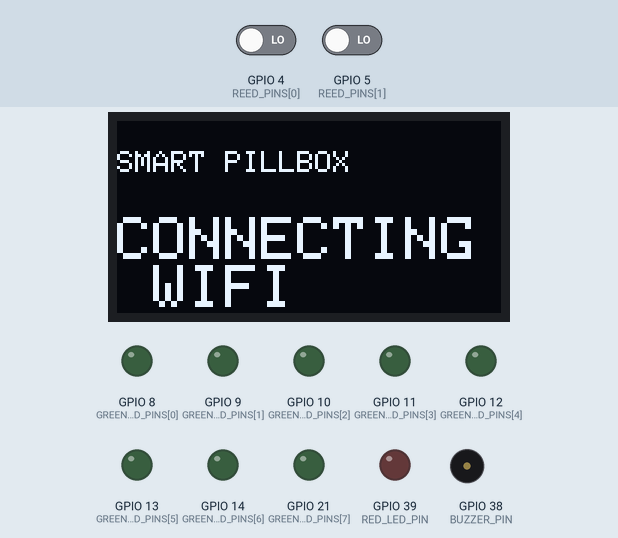
Recording of a sketch running on a simulated ESP32-S3. Shown: 128×64 one-colour display, output pins drawn as LEDs (lit = HIGH), buzzer (waves = sounding). Inputs (shaded band) come from the test bench; at power-on: GPIO 4 (REED_PINS[0]) LOW, GPIO 5 (REED_PINS[1]) LOW. WiFi joins after 1.5 s; servers stay silent unless stated; uploads are accepted with an empty reply; what the sketch prints to the serial monitor is not drawn.

Above: at 2.3 s.
2.4 s: GPIO 4 (REED_PINS[0]) driven HIGH
At 3.1 s:
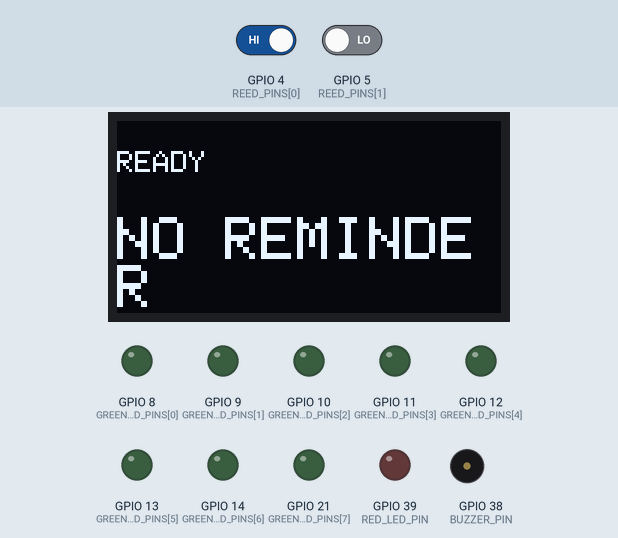
4.1 s: GPIO 4 (REED_PINS[0]) driven LOW
Timing chart, 0 to 7.1 s (numbered marks = the images above; inputs shaded):
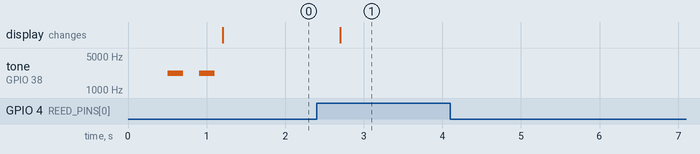

Measured:
- after the input at 4.1 s, every drawn part: stays the same

The sketch:

smart_pillbox_demo.ino
```cpp
/*
  Smart Pillbox AI - ESP32-S3 hardware MVP

  Required Arduino libraries:
  - ArduinoJson 7.x
  - Adafruit GFX Library
  - Adafruit SSD1306

  Copy config.example.h to config.h and update Wi-Fi/server settings first.
  Verify the GPIO map against the exact ESP32-S3 DevKitC board before wiring.
*/

#include <Adafruit_GFX.h>
#include <Adafruit_SSD1306.h>
#include <ArduinoJson.h>
#include <HTTPClient.h>
#include <WiFi.h>
#include <Wire.h>

#include "config.h"

constexpr uint8_t SLOT_COUNT = 8;
// Require a reed state to remain unchanged long enough to reject contact
// bounce and brief magnetic-field fluctuations around the lid threshold.
constexpr unsigned long DEBOUNCE_MS = 300;
constexpr unsigned long STATE_POLL_MS = 1500;
constexpr unsigned long TELEMETRY_UPLOAD_MS = 10000;
constexpr unsigned long WIFI_RETRY_MS = 5000;
constexpr unsigned long WIFI_CONNECT_TIMEOUT_MS = 20000;
constexpr unsigned long HTTP_TIMEOUT_MS = 1500;
constexpr unsigned long WRONG_WARNING_MS = 2000;
constexpr unsigned long TEMP_MESSAGE_MS = 2000;
constexpr uint8_t MAX_UPLOAD_ATTEMPTS = 3;
constexpr uint8_t EVENT_QUEUE_SIZE = 12;

// Safe defaults for a common ESP32-S3 DevKitC-1. Change only this block.
const uint8_t REED_PINS[SLOT_COUNT] = {4, 5, 6, 7, 15, 16, 17, 18};
const uint8_t GREEN_LED_PINS[SLOT_COUNT] = {8, 9, 10, 11, 12, 13, 14, 21};
// The physical demo currently uses Slot 1 and Slot 2.
const bool SLOT_ENABLED[SLOT_COUNT] = {
  true, true, false, false, false, false, false, false
};
constexpr uint8_t BUZZER_PIN = 38;
constexpr uint8_t RED_LED_PIN = 39;
constexpr uint8_t OLED_SDA_PIN = 41;
constexpr uint8_t OLED_SCL_PIN = 42;
constexpr unsigned int BUZZER_TONE_HZ = 2200;

// Most 3.3 V reed modules output LOW while the lid magnet is close.
// Change this one value to HIGH if Serial Monitor proves your module is inverted.
// This module drives DO HIGH when the lid magnet is present (lid closed).
constexpr int REED_CLOSED_LEVEL = HIGH;

constexpr uint8_t SCREEN_WIDTH = 128;
constexpr uint8_t SCREEN_HEIGHT = 64;
Adafruit_SSD1306 display(SCREEN_WIDTH, SCREEN_HEIGHT, &Wire, -1);

struct QueuedEvent {
  uint8_t slotId;
  String eventType;
  uint8_t attempts;
  unsigned long nextAttemptAt;
  bool correctSlot;
};

bool rawOpenState[SLOT_COUNT];
bool stableOpenState[SLOT_COUNT];
unsigned long rawChangedAt[SLOT_COUNT];

QueuedEvent eventQueue[EVENT_QUEUE_SIZE];
uint8_t queueHead = 0;
uint8_t queueTail = 0;
uint8_t queueCount = 0;

bool oledReady = false;
bool reminderActive = false;
uint8_t activeSlot = 0;
uint8_t reminderStage = 0;
uint8_t locallyAcknowledgedSlot = 0;
unsigned long lastStatePollAt = 0;
unsigned long lastTelemetryUploadAt = 0;
unsigned long lastWifiAttemptAt = 0;
bool wifiConnectionInProgress = false;
unsigned long wrongWarningStartedAt = 0;
unsigned long temporaryMessageUntil = 0;

String stateEndpoint() {
  return String(SERVER_BASE_URL) + "/api/hardware/state?deviceId=" +
         String(DEVICE_ID) + "&heartbeat=1";
}

String eventEndpoint() {
  return String(SERVER_BASE_URL) + "/api/hardware/events";
}

String telemetryEndpoint() {
  return String(SERVER_BASE_URL) + "/api/hardware/telemetry";
}

void showMessage(const String& firstLine, const String& secondLine = "") {
  if (!oledReady) return;

  display.clearDisplay();
  display.setTextColor(SSD1306_WHITE);
  display.setTextSize(1);
  display.setCursor(0, 10);
  display.println(firstLine);
  display.setTextSize(2);
  display.setCursor(0, 32);
  display.println(secondLine);
  display.display();
}

void showCurrentState() {
  if (reminderActive) {
    showMessage(
      reminderStage >= 2 ? "SECOND REMINDER" : "MEDICATION TIME",
      "OPEN SLOT " + String(activeSlot)
    );
  } else if (WiFi.status() == WL_CONNECTED) {
    showMessage("READY", "NO REMINDER");
  } else {
    showMessage("SMART PILLBOX", "WIFI OFFLINE");
  }
}

bool readSlotOpen(uint8_t index) {
  return digitalRead(REED_PINS[index]) != REED_CLOSED_LEVEL;
}

bool isSlotEnabled(uint8_t slotId) {
  return slotId >= 1 && slotId <= SLOT_COUNT && SLOT_ENABLED[slotId - 1];
}

void setAllSlotLeds(bool enabled) {
  for (uint8_t index = 0; index < SLOT_COUNT; index++) {
    digitalWrite(GREEN_LED_PINS[index], enabled ? HIGH : LOW);
  }
}

void setReminderState(bool enabled, uint8_t slotId = 0, uint8_t stage = 1) {
  reminderActive = enabled;
  activeSlot = enabled ? slotId : 0;
  reminderStage = enabled ? stage : 0;
  setAllSlotLeds(false);

  if (enabled && slotId >= 1 && slotId <= SLOT_COUNT) {
    digitalWrite(GREEN_LED_PINS[slotId - 1], HIGH);
  }

  if (millis() >= temporaryMessageUntil) showCurrentState();
}

void startWifiConnection() {
  lastWifiAttemptAt = millis();
  wifiConnectionInProgress = true;
  Serial.print("[WiFi] Connecting to ");
  Serial.println(WIFI_SSID);
  WiFi.mode(WIFI_STA);
  WiFi.begin(WIFI_SSID, WIFI_PASSWORD);
}

void maintainWifi(unsigned long now) {
  static wl_status_t previousStatus = WL_NO_SHIELD;
  const wl_status_t status = WiFi.status();

  if (status != previousStatus) {
    previousStatus = status;
    if (status == WL_CONNECTED) {
      wifiConnectionInProgress = false;
      Serial.print("[WiFi] Connected. ESP32 IP: ");
      Serial.println(WiFi.localIP());
      if (now >= temporaryMessageUntil) showCurrentState();
    }
  }

  if (status == WL_CONNECTED) return;

  if (wifiConnectionInProgress) {
    if (now - lastWifiAttemptAt < WIFI_CONNECT_TIMEOUT_MS) return;

    Serial.println("[WiFi] Connection timed out; retrying shortly.");
    WiFi.disconnect(false, false);
    wifiConnectionInProgress = false;
    lastWifiAttemptAt = now;
    return;
  }

  if (now - lastWifiAttemptAt >= WIFI_RETRY_MS) {
    startWifiConnection();
  }
}

void addDeviceKeyHeader(HTTPClient& http) {
  if (String(DEVICE_API_KEY).length() > 0) {
    http.addHeader("X-Device-Key", DEVICE_API_KEY);
  }
}

bool enqueueEvent(uint8_t slotId, const String& eventType, bool correctSlot) {
  if (queueCount >= EVENT_QUEUE_SIZE) {
    Serial.println("[Event] Queue full; opening could not be queued.");
    return false;
  }

  eventQueue[queueTail] = {slotId, eventType, 0, 0, correctSlot};
  queueTail = (queueTail + 1) % EVENT_QUEUE_SIZE;
  queueCount++;

  Serial.printf("[Event] Queued %s for Slot %u. Queue=%u\n",
                eventType.c_str(), slotId, queueCount);
  return true;
}

void removeQueuedEvent() {
  if (queueCount == 0) return;
  queueHead = (queueHead + 1) % EVENT_QUEUE_SIZE;
  queueCount--;
}

bool uploadEvent(const QueuedEvent& queuedEvent) {
  HTTPClient http;
  http.setTimeout(HTTP_TIMEOUT_MS);
  http.begin(eventEndpoint());
  http.addHeader("Content-Type", "application/json");
  addDeviceKeyHeader(http);

  JsonDocument document;
  document["deviceId"] = DEVICE_ID;
  document["slotId"] = queuedEvent.slotId;
  document["eventType"] = queuedEvent.eventType;
  document["firmwareVersion"] = FIRMWARE_VERSION;
  String body;
  serializeJson(document, body);

  const int statusCode = http.POST(body);
  const String response = http.getString();
  http.end();

  Serial.printf("[HTTP] POST event -> %d %s\n", statusCode, response.c_str());
  return statusCode >= 200 && statusCode < 300;
}

void processEventQueue(unsigned long now) {
  if (queueCount == 0 || WiFi.status() != WL_CONNECTED) return;

  QueuedEvent& queuedEvent = eventQueue[queueHead];
  if (now < queuedEvent.nextAttemptAt) return;

  if (uploadEvent(queuedEvent)) {
    if (queuedEvent.correctSlot) {
      showMessage("SLOT " + String(queuedEvent.slotId) + " OPENED", "UPLOADED");
      temporaryMessageUntil = now + TEMP_MESSAGE_MS;
    }
    removeQueuedEvent();
    return;
  }

  queuedEvent.attempts++;
  if (queuedEvent.attempts >= MAX_UPLOAD_ATTEMPTS) {
    Serial.println("[Event] Upload failed after 3 attempts; event removed.");
    showMessage("UPLOAD FAILED", "CHECK SERVER");
    temporaryMessageUntil = now + TEMP_MESSAGE_MS;
    removeQueuedEvent();
    return;
  }

  queuedEvent.nextAttemptAt = now + 1000UL * queuedEvent.attempts;
  showMessage("UPLOAD FAILED", "RETRYING");
  temporaryMessageUntil = now + 900;
}

void uploadTelemetry(unsigned long now) {
  if (
    WiFi.status() != WL_CONNECTED ||
    now - lastTelemetryUploadAt < TELEMETRY_UPLOAD_MS
  ) {
    return;
  }
  lastTelemetryUploadAt = now;

  HTTPClient http;
  http.setTimeout(HTTP_TIMEOUT_MS);
  http.begin(telemetryEndpoint());
  http.addHeader("Content-Type", "application/json");
  addDeviceKeyHeader(http);

  JsonDocument document;
  document["deviceId"] = DEVICE_ID;
  document["firmwareVersion"] = FIRMWARE_VERSION;
  document["ipAddress"] = WiFi.localIP().toString();
  document["wifiRssi"] = WiFi.RSSI();
  document["uptimeMs"] = now;
  document["freeHeapBytes"] = ESP.getFreeHeap();
  document["uploadQueueDepth"] = queueCount;
  document["reminderActive"] = reminderActive;
  if (reminderActive) {
    document["activeSlot"] = activeSlot;
  } else {
    document["activeSlot"] = nullptr;
  }

  String body;
  serializeJson(document, body);
  const int statusCode = http.POST(body);
  http.end();
  Serial.printf("[HTTP] POST telemetry -> %d\n", statusCode);
}

void pollDeviceState(unsigned long now) {
  if (WiFi.status() != WL_CONNECTED || now - lastStatePollAt < STATE_POLL_MS) {
    return;
  }
  lastStatePollAt = now;

  HTTPClient http;
  http.setTimeout(HTTP_TIMEOUT_MS);
  http.begin(stateEndpoint());
  addDeviceKeyHeader(http);
  const int statusCode = http.GET();

  if (statusCode < 200 || statusCode >= 300) {
    Serial.printf("[HTTP] GET state failed -> %d\n", statusCode);
    http.end();
    return;
  }

  const String response = http.getString();
  http.end();

  JsonDocument document;
  const DeserializationError error = deserializeJson(document, response);
  if (error) {
    Serial.printf("[HTTP] Invalid state JSON: %s\n", error.c_str());
    Serial.printf("[HTTP] State response was: %s\n", response.c_str());
    return;
  }

  const String status = document["status"] | "idle";
  const uint8_t nextActiveSlot = document["activeSlot"] | 0;
  const String nextReminderStage = document["reminderStage"] | "first";
  const uint8_t nextStage = nextReminderStage == "second" ? 2 : 1;

  if (
    status == "reminding" &&
    isSlotEnabled(nextActiveSlot) &&
    locallyAcknowledgedSlot != nextActiveSlot
  ) {
    if (
      !reminderActive ||
      activeSlot != nextActiveSlot ||
      reminderStage != nextStage
    ) {
      Serial.printf(
        "[State] Reminder stage %u active for Slot %u.\n",
        nextStage,
        nextActiveSlot
      );
      setReminderState(true, nextActiveSlot, nextStage);
    }
  } else if (status == "idle") {
    locallyAcknowledgedSlot = 0;
    if (reminderActive) {
      Serial.println("[State] Reminder stopped by server.");
      setReminderState(false);
    }
  }
}

void handleOpenedSlot(uint8_t slotId, unsigned long now) {
  const bool isCorrectSlot = reminderActive && slotId == activeSlot;
  const bool isWrongSlot = reminderActive && slotId != activeSlot;
  const String eventType = isWrongSlot ? "wrong_slot_open" : "lid_open";

  Serial.printf("[Sensor] Slot %u opened (%s).\n", slotId, eventType.c_str());
  enqueueEvent(slotId, eventType, isCorrectSlot);

  if (isCorrectSlot) {
    locallyAcknowledgedSlot = slotId;
    setReminderState(false);
    showMessage("SLOT " + String(slotId) + " OPENED", "UPLOADING");
    temporaryMessageUntil = now + TEMP_MESSAGE_MS;
  } else if (isWrongSlot) {
    wrongWarningStartedAt = now;
    showMessage("WRONG SLOT " + String(slotId), "OPEN SLOT " + String(activeSlot));
    temporaryMessageUntil = now + WRONG_WARNING_MS;
  }
}

void scanReedSensors(unsigned long now) {
  for (uint8_t index = 0; index < SLOT_COUNT; index++) {
    if (!SLOT_ENABLED[index]) continue;
    const bool rawIsOpen = readSlotOpen(index);

    if (rawIsOpen != rawOpenState[index]) {
      rawOpenState[index] = rawIsOpen;
      rawChangedAt[index] = now;
    }

    if (
      rawIsOpen != stableOpenState[index] &&
      now - rawChangedAt[index] >= DEBOUNCE_MS
    ) {
      const bool wasOpen = stableOpenState[index];
      stableOpenState[index] = rawIsOpen;
      Serial.printf("[Sensor] Slot %u is now %s.\n", index + 1,
                    rawIsOpen ? "OPEN" : "CLOSED");

      if (!wasOpen && rawIsOpen) {
        handleOpenedSlot(index + 1, now);
      }
    }
  }
}

void updateIndicators(unsigned long now) {
  const bool wrongWarningActive =
    wrongWarningStartedAt > 0 && now - wrongWarningStartedAt < WRONG_WARNING_MS;

  if (wrongWarningActive) {
    digitalWrite(RED_LED_PIN, HIGH);
    setBuzzer(((now - wrongWarningStartedAt) / 100) % 2 == 0);
  } else {
    digitalWrite(RED_LED_PIN, LOW);
    const unsigned long reminderPhase = now % 1600;
    const bool firstReminderBeep = reminderPhase < 220;
    const bool secondReminderBeep =
      reminderPhase < 260 ||
      (reminderPhase >= 480 && reminderPhase < 740);
    const bool reminderBeep =
      reminderActive &&
      (reminderStage >= 2 ? secondReminderBeep : firstReminderBeep);
    setBuzzer(reminderBeep);
  }

  if (temporaryMessageUntil > 0 && now >= temporaryMessageUntil) {
    temporaryMessageUntil = 0;
    showCurrentState();
  }
}

void setBuzzer(bool enabled) {
  if (enabled) {
    tone(BUZZER_PIN, BUZZER_TONE_HZ);
  } else {
    noTone(BUZZER_PIN);
    digitalWrite(BUZZER_PIN, LOW);
  }
}

void setup() {
  Serial.begin(115200);
  const unsigned long serialStartAt = millis();
  while (!Serial && millis() - serialStartAt < 4000) {
    delay(50);
  }
  delay(500);
  Serial.println("\n[Boot] Smart Pillbox AI starting.");

  WiFi.onEvent(
    [](WiFiEvent_t event, WiFiEventInfo_t info) {
      Serial.printf("[WiFi] Disconnected. Reason=%u.\n",
                    info.wifi_sta_disconnected.reason);
    },
    WiFiEvent_t::ARDUINO_EVENT_WIFI_STA_DISCONNECTED
  );

  for (uint8_t index = 0; index < SLOT_COUNT; index++) {
    pinMode(REED_PINS[index], SLOT_ENABLED[index] ? INPUT : INPUT_PULLUP);
    pinMode(GREEN_LED_PINS[index], OUTPUT);
    digitalWrite(GREEN_LED_PINS[index], LOW);
    rawOpenState[index] = SLOT_ENABLED[index] ? readSlotOpen(index) : false;
    stableOpenState[index] = rawOpenState[index];
    rawChangedAt[index] = 0;
    if (SLOT_ENABLED[index]) {
      Serial.printf("[Sensor] Slot %u boot state: %s.\n", index + 1,
                    stableOpenState[index] ? "OPEN" : "CLOSED");
    }
  }

  pinMode(BUZZER_PIN, OUTPUT);
  pinMode(RED_LED_PIN, OUTPUT);
  setBuzzer(false);
  digitalWrite(RED_LED_PIN, LOW);
  setBuzzer(true);
  delay(200);
  setBuzzer(false);
  delay(200);
  setBuzzer(true);
  delay(200);
  setBuzzer(false);

  uint8_t oledAddress = 0;
  uint8_t oledSdaPin = OLED_SDA_PIN;
  uint8_t oledSclPin = OLED_SCL_PIN;
  const uint8_t oledPinPairs[2][2] = {
    {OLED_SDA_PIN, OLED_SCL_PIN},
    {OLED_SCL_PIN, OLED_SDA_PIN},
  };
  for (uint8_t pairIndex = 0; pairIndex < 2 && oledAddress == 0; pairIndex++) {
    if (pairIndex > 0) Wire.end();
    Wire.begin(oledPinPairs[pairIndex][0], oledPinPairs[pairIndex][1]);
    delay(10);
    for (uint8_t address = 0x3C; address <= 0x3D; address++) {
      Wire.beginTransmission(address);
      if (Wire.endTransmission() == 0) {
        oledAddress = address;
        oledSdaPin = oledPinPairs[pairIndex][0];
        oledSclPin = oledPinPairs[pairIndex][1];
        break;
      }
    }
  }
  oledReady = oledAddress != 0 &&
              display.begin(SSD1306_SWITCHCAPVCC, oledAddress, true, false);
  if (!oledReady) {
    Serial.println("[OLED] Display unavailable; continuing without it.");
  } else {
    Serial.printf("[OLED] SSD1306 initialized at 0x%02X (SDA=%u, SCL=%u).\n",
                  oledAddress, oledSdaPin, oledSclPin);
    showMessage("SMART PILLBOX", "CONNECTING WIFI");
  }

  startWifiConnection();
  Serial.println("[Boot] Sensor loop ready.");
}

void loop() {
  const unsigned long now = millis();
  scanReedSensors(now);
  maintainWifi(now);
  processEventQueue(now);
  pollDeviceState(now);
  uploadTelemetry(now);
  updateIndicators(now);
  delay(5);
}
```

config.example.h
```cpp
#pragma once

#define WIFI_SSID "YOUR_WIFI_NAME"
#define WIFI_PASSWORD "YOUR_WIFI_PASSWORD"
#define SERVER_BASE_URL "https://smartpb.me"
#define DEVICE_ID "PILLBOX-20260808"
#define DEVICE_API_KEY ""
#define FIRMWARE_VERSION "esp32-s3-mvp-0.2.0"
```
